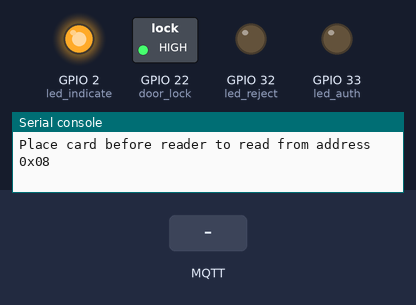
The program below on a simulated ESP32 board running MicroPython. Shown: switched loads named in the program (green lamp = pin HIGH), output pins drawn as LEDs (lit = HIGH), the last lines printed to the serial console. Inputs (shaded band) come from the test bench. WiFi joins after 1.5 s; no MQTT or app messages arrive unless stated; the interpreter's speed is modelled, so counts of loop turns are approximate; library files of the repository ran but are not shown: mfrc522.py; pins used as bus, display or sensor lines are not drawn.

Above: at 2.8 s.
2.9 s: MQTT message "1" arrives on the first subscribed topic
At 3.6 s:
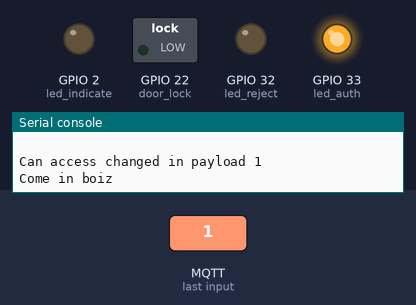
4.4 s: MQTT message "0" arrives on the first subscribed topic
At 7.7 s:
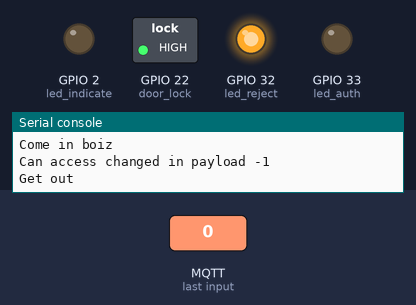
9.4 s: MQTT message "on" arrives on the first subscribed topic
At 11.0 s:
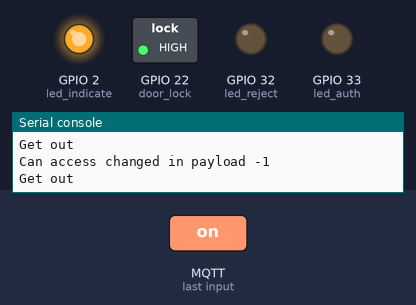
Timing chart, 0 to 12.5 s (numbered marks = the images above; inputs shaded):
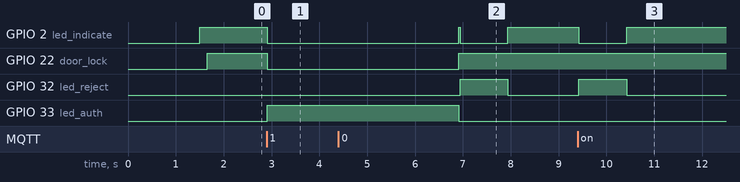

Measured:
- after the input at 2.9 s, GPIO 2 (led_indicate), GPIO 22 (door_lock): HIGH → LOW at once; GPIO 33 (led_auth): LOW → HIGH at once
- after the input at 4.4 s, GPIO 32 (led_reject): LOW → HIGH after 2.5 s, → LOW 1.0 s later
- after the input at 9.4 s, GPIO 2 (led_indicate): HIGH → LOW at once, → HIGH 1.0 s later; GPIO 32 (led_reject): LOW → HIGH at once, → LOW 1.0 s later

The program:

main.py
```python
from time import sleep_ms
from machine import Pin, SPI
from mfrc522 import MFRC522
from umqtt.simple import MQTTClient
import mfrc522
from os import uname
import micropython
import machine
import esp32
import sys
import time

#MQTT params
mqtt_server = '192.168.12.45'
client_id = 'esp32'
# Topic
rfid_swipe = b'/devices/esp32/rfid_swipe'
rfid_checkin = b'/devices/esp32/rfid_checkin'
device_state = b'/devices/esp32/state'
led_indicate = Pin(2, Pin.OUT)
led_indicate.on()
led_auth = Pin(33, Pin.OUT)
led_reject = Pin(32, Pin.OUT)
client = MQTTClient(client_id, mqtt_server)

#MQTT callback
def on_connect(client, userdata, flags, rc):
     print("Connected flags"+str(flags)+"result code "\
     +str(rc)+"client1_id ")
     client.connected_flag=True

def subscribe_calback(topic, msg):
  global canAccess
  if(msg == b"1"):
    canAccess = True
    print("Can access changed in payload 1")
  else:
    print("Can access changed in payload -1")
    canAccess = False
  if (canAccess):
    led_indicate.off()
    led_auth.on()
    door_lock.off()
    print("Come in boiz")
    sleep_ms(4000)
    door_lock.on()
    led_indicate.on()
    led_auth.off()
  else:
    print("Get out")
    led_indicate.off()
    led_reject.on()
    door_lock.on()
    sleep_ms(1000)
    led_indicate.on()
    led_reject.off()

client.on_connect = on_connect
client.set_callback(subscribe_calback)
client.connect()
client.subscribe(rfid_checkin, 0)


# Initial state
normal_boot = True

#Wake up trigger pin
pir_wake = Pin(34, mode = Pin.IN, pull = Pin.PULL_DOWN)
esp32.wake_on_ext1([pir_wake], Pin.WAKE_HIGH)
if machine.reset_cause() == machine.DEEPSLEEP_RESET:
    print('woke from a deep sleep, by the pulling of pin 34')
    if normal_boot:
      client.publish(device_state, "Wake from deepsleep")
      normal_boot = False

if normal_boot:
  client.publish(device_state, "ON")

# Door unlock?
canAccess = False

#Relay params
door_lock = Pin(22, Pin.OUT)
door_lock.on()  # Initial state

def twoDigitHex(number):
  return '%02x' % number

def do_read():
  global canAccess
  working = True
  if uname()[0] == 'esp32':
    rdr = mfrc522.MFRC522(18, 23, 19, 4, 26)
  else:
    raise RuntimeError("Unsupported platform")

  print("")
  print("Place card before reader to read from address 0x08")
  print("")
  hex_uid = ""
  global start_reading
  start_reading = time.ticks_ms()
  try:
    while (working):
      client.check_msg()
      (stat, tag_type) = rdr.request(rdr.REQIDL)
      if stat == rdr.OK:
        (stat, raw_uid) = rdr.anticoll()
        if stat == rdr.OK:
          start_reading = time.ticks_ms()
          print("New card detected")
          print("  - tag type: 0x%02x" % tag_type)
          hex_uid = twoDigitHex(raw_uid[0]) + twoDigitHex(raw_uid[1]) + twoDigitHex(raw_uid[2]) + twoDigitHex(raw_uid[3])
          print(hex_uid)
          msg = ("UID={}".format(hex_uid))
          client.publish(rfid_swipe, msg)
          print("Publish to broker")
          if rdr.select_tag(raw_uid) == rdr.OK:

            key = [0xFF, 0xFF, 0xFF, 0xFF, 0xFF, 0xFF]

            if rdr.auth(rdr.AUTHENT1A, 8, key, raw_uid) == rdr.OK:
              print("Address 8 data: %s" % rdr.read(8))
              rdr.stop_crypto1()
            else:
              print("Authentication error")
          else:
            print("Failed to select tag")
          sleep_ms(300)
          micropython.mem_info()
          client.wait_msg()
          sleep_ms(1000)
          print("Can Access Value")
          print(canAccess)
      else:
        if (abs(time.ticks_diff(time.ticks_ms(), start_reading) > 60000)):
          print("Going to sleep")
          client.publish(device_state, "OFF")
          sleep_ms(1000)
          machine.deepsleep()

  except KeyboardInterrupt:
    print("Bye")

while True:
  do_read()
```

boot.py
```python
# This file is executed on every boot (including wake-boot from deepsleep)
import esp
esp.osdebug(0)
import uos, machine
#uos.dupterm(None, 1) # disable REPL on UART(0)
import gc
#import webrepl
#webrepl.start()
gc.collect()
import time
#from umqtt.simple import MQTTClient
import machine
import micropython
import network

ssid='ledsinh'
password='ledinhsinh1212'

last_message = 0
message_interval = 5
counter = 0

station = network.WLAN(network.STA_IF)
station.active(True)
station.connect(ssid, password)

while station.isconnected() == False:
  pass

print("Connected to ledsinh")
print(station.ifconfig())
```
